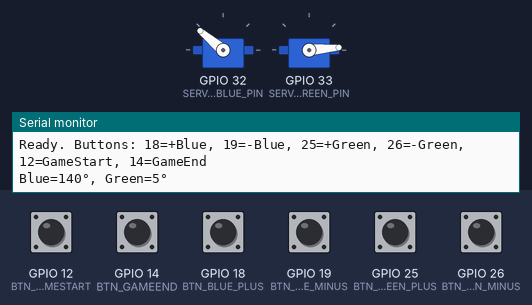
Bench run of a sketch on a simulated ESP32. On the bench: 2 × servo, the last lines printed to the serial monitor. The test bench sets the inputs (shaded band); at power-on: GPIO 12 (BTN_GAMESTART), GPIO 14 (BTN_GAMEEND), GPIO 18 (BTN_BLUE_PLUS), GPIO 19 (BTN_BLUE_MINUS), GPIO 25 (BTN_GREEN_PLUS), GPIO 26 (BTN_GREEN_MINUS) HIGH.

Above: at 1.4 s.
1.5 s: GPIO 12 (BTN_GAMESTART) pulled LOW for 0.15 s
At 1.96 s:
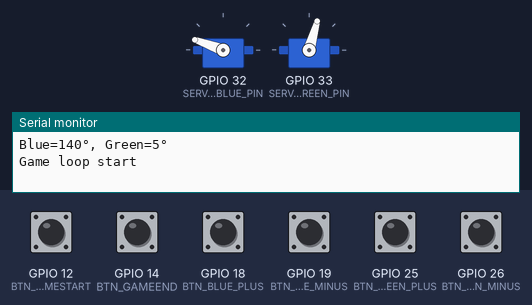
4.5 s: GPIO 14 (BTN_GAMEEND) pulled LOW for 0.15 s
At 4.5 s:
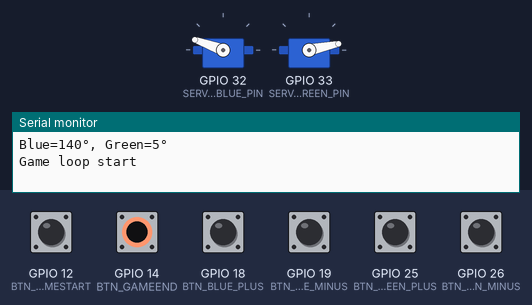
6.1 s: GPIO 12 (BTN_GAMESTART) pulled LOW for 1 s
At 7.04 s:
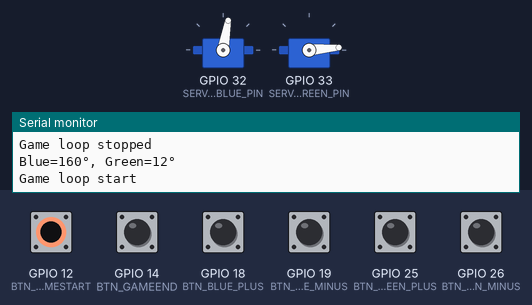
9.1 s: GPIO 14 (BTN_GAMEEND) pulled LOW for 1 s
11.6 s: GPIO 12 (BTN_GAMESTART) pulled LOW for 0.15 s
At 13.79 s:
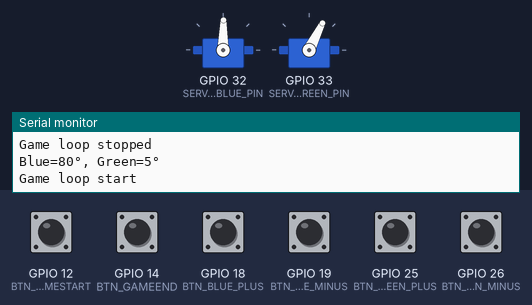
Timing chart, 0 to 15.7 s (numbered marks = the images above; inputs shaded):
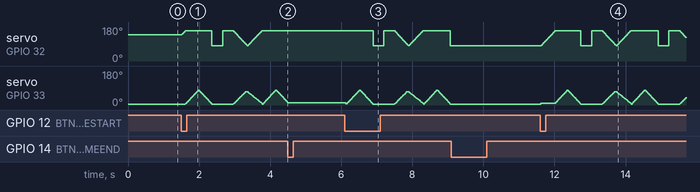

The sketch:

gimbal_buttons.ino
```cpp
// ESP32 Dual-Servo + 4 Buttons (MG90S)
// Blue axis:  GPIO 32
// Green axis: GPIO 33
// Buttons: G18 (+Blue), G19 (-Blue), G25 (+Green), G26 (-Green)

#include <ESP32Servo.h>
#include <math.h>

//////////////////// Pins ////////////////////
const int SERVO_BLUE_PIN  = 32;  // Blue axis servo
const int SERVO_GREEN_PIN = 33;  // Green axis servo

const int BTN_BLUE_PLUS   = 18;  // +1° Blue
const int BTN_BLUE_MINUS  = 19;  // -1° Blue
const int BTN_GREEN_PLUS  = 25;  // +1° Green
const int BTN_GREEN_MINUS = 26;  // -1° Green

const int BTN_GAMESTART   = 12;  // demonstration begin
const int BTN_GAMEEND     = 14;  // demonstration end

//////////////////// Servo setup ////////////////////
// MG90S works well at 50 Hz, ~500–2400 µs pulse range
const int SERVO_FREQ_HZ = 50;
const int SERVO_MIN_US  = 500;    // broaden if needed, e.g., 500–2400
const int SERVO_MAX_US  = 2400;

//////////////////// Angles ////////////////////
const int ANGLE_MIN = 0;
const int ANGLE_MAX = 180;

// Game script targets these:
const int GREEN_START = 5;    // green starts right end (game start pose)
const int GREEN_END   = 80;   // green "up" position  (constrained)
const int BLUE_START  = 160;  // blue "game" start
const int BLUE_END    = 80;   // blue "tilt" position

// Boot pose:
const int BLUE_BOOT  = 140;   // when system powers up
const int GREEN_BOOT = 5;     // when system powers up

// Current angles (boot pose on startup)
int angleBlue  = BLUE_BOOT;
int angleGreen = GREEN_BOOT;

//////////////////// Debounce ////////////////////
const unsigned long DEBOUNCE_MS   = 8;
const int           STEP_DELAY_MS = 5;  // smooth-move delay

struct Button {
  int pin;
  bool lastStable;            // last debounced state
  bool lastRaw;               // last raw read
  unsigned long lastChangeMs; // last time raw changed
};

Button btnBluePlus   { BTN_BLUE_PLUS,   HIGH, HIGH, 0 };
Button btnBlueMinus  { BTN_BLUE_MINUS,  HIGH, HIGH, 0 };
Button btnGreenPlus  { BTN_GREEN_PLUS,  HIGH, HIGH, 0 };
Button btnGreenMinus { BTN_GREEN_MINUS, HIGH, HIGH, 0 };
Button btnGameStart  { BTN_GAMESTART,   HIGH, HIGH, 0 };
Button btnGameEnd    { BTN_GAMEEND,     HIGH, HIGH, 0 };

Servo servoBlue;
Servo servoGreen;

bool abortGame = false;

bool debounce(Button &b) {
  bool raw = digitalRead(b.pin);
  unsigned long now = millis();
  if (raw != b.lastRaw) {
    b.lastRaw = raw;
    b.lastChangeMs = now;
  }
  if ((now - b.lastChangeMs) > DEBOUNCE_MS && raw != b.lastStable) {
    b.lastStable = raw;
    return true; // state changed (debounced)
  }
  return false;  // no debounced change
}

void attachServos() {
  // Allocate PWM channels automatically
  servoBlue.setPeriodHertz(SERVO_FREQ_HZ);
  servoGreen.setPeriodHertz(SERVO_FREQ_HZ);

  servoBlue.attach(SERVO_BLUE_PIN, SERVO_MIN_US, SERVO_MAX_US);
  servoGreen.attach(SERVO_GREEN_PIN, SERVO_MIN_US, SERVO_MAX_US);

  // On boot, go to boot pose
  servoBlue.write(angleBlue);
  servoGreen.write(angleGreen);
}

void printAngles() {
  Serial.print(F("Blue="));   Serial.print(angleBlue);
  Serial.print(F("°, Green=")); Serial.print(angleGreen);
  Serial.println(F("°"));
}

inline void checkAbortButton() {
  if (digitalRead(BTN_GAMEEND) == LOW) {
    if (!abortGame) {
      Serial.println(F("Game abort requested"));
    }
    abortGame = true;
  }
}

// Clamp GREEN angle based on current BLUE angle (for game)
int clampGreenForCurrentBlue(int desiredGreen) {
  // When blue at ~160 side: green allowed 5–80
  if (angleBlue >= 120) { // closer to 160
    if (desiredGreen < 5)  desiredGreen = 5;
    if (desiredGreen > 80) desiredGreen = 80;
  }
  // When blue at ~80 side: green allowed 10–70
  else { // closer to 80
    if (desiredGreen < 10) desiredGreen = 10;
    if (desiredGreen > 70) desiredGreen = 70;
  }
  return desiredGreen;
}

// Smoothly move ONE servo (generic) from its current angle to target
void moveServoSmooth(Servo &s, int &currentAngle, int targetAngle) {
  targetAngle = constrain(targetAngle, ANGLE_MIN, ANGLE_MAX);
  if (currentAngle == targetAngle) return;

  int step = (currentAngle < targetAngle) ? 1 : -1;
  while (currentAngle != targetAngle && !abortGame) {
    checkAbortButton();
    if (abortGame) break;

    currentAngle += step;
    s.write(currentAngle);
    delay(STEP_DELAY_MS);
  }
}

// Smoothly move GREEN with constraints based on BLUE position
void moveGreenSmoothGame(int targetAngle) {
  targetAngle = clampGreenForCurrentBlue(targetAngle);
  if (angleGreen == targetAngle) return;

  int step = (angleGreen < targetAngle) ? 1 : -1;
  while (angleGreen != targetAngle && !abortGame) {
    checkAbortButton();
    if (abortGame) break;

    angleGreen += step;
    angleGreen = clampGreenForCurrentBlue(angleGreen);
    servoGreen.write(angleGreen);
    delay(STEP_DELAY_MS);
  }
}

// Smoothly move BOTH servos so they start & end at the same time
// Green is constrained based on BLUE during motion
void syncMoveServos(int greenTarget, int blueTarget) {
  greenTarget = clampGreenForCurrentBlue(greenTarget);
  blueTarget  = constrain(blueTarget, ANGLE_MIN, ANGLE_MAX);

  int startGreen = angleGreen;
  int startBlue  = angleBlue;

  int deltaGreen = greenTarget - startGreen;
  int deltaBlue  = blueTarget  - startBlue;

  int steps = max(abs(deltaGreen), abs(deltaBlue));
  if (steps == 0) return;

  for (int i = 1; i <= steps && !abortGame; ++i) {
    checkAbortButton();
    if (abortGame) break;

    float frac = (float)i / (float)steps;

    int newBlue  = (int)lroundf(startBlue  + deltaBlue  * frac);
    int rawGreen = (int)lroundf(startGreen + deltaGreen * frac);
    angleBlue  = newBlue;
    angleGreen = clampGreenForCurrentBlue(rawGreen);

    servoBlue.write(angleBlue);
    servoGreen.write(angleGreen);

    delay(STEP_DELAY_MS);
  }
}

// One full game cycle with constraints
void runGameCycle() {
  // Move from wherever we are to game start pose (with constraints)
  moveGreenSmoothGame(GREEN_START);
  if (abortGame) return;
  moveServoSmooth(servoBlue, angleBlue, BLUE_START);  // green is 5 here
  if (abortGame) return;

  // 1. green alone (constrained)
  moveGreenSmoothGame(GREEN_END);
  if (abortGame) return;
  moveGreenSmoothGame(GREEN_START);
  if (abortGame) return;

  // 2. blue alone:
  // when green at 5 or 80, blue can only go 160 or 80 the other side
  // -> jump directly between 160 and 80 (no sweep at extremes)
  if (!abortGame) {
    checkAbortButton();
    if (abortGame) return;
    angleBlue = BLUE_END;
    servoBlue.write(angleBlue);
    delay(300);
  }
  if (!abortGame) {
    checkAbortButton();
    if (abortGame) return;
    angleBlue = BLUE_START;
    servoBlue.write(angleBlue);
    delay(300);
  }

  // 3. both together up (constrained ranges)
  syncMoveServos(GREEN_END, BLUE_END);
  if (abortGame) return;

  // 4. both together back
  syncMoveServos(GREEN_START, BLUE_START);
  if (abortGame) return;
}

// Runs indefinitely until STOP (BTN_GAMEEND) is pressed
void game() {
  Serial.println(F("Game loop start"));
  abortGame = false;

  while (!abortGame) {
    runGameCycle();
    checkAbortButton();  // quick check between cycles
  }

  Serial.println(F("Game loop stopped"));
  printAngles();
}

void setup() {
  Serial.begin(115200);
  delay(200);

  pinMode(BTN_BLUE_PLUS,   INPUT_PULLUP);
  pinMode(BTN_BLUE_MINUS,  INPUT_PULLUP);
  pinMode(BTN_GREEN_PLUS,  INPUT_PULLUP);
  pinMode(BTN_GREEN_MINUS, INPUT_PULLUP);
  pinMode(BTN_GAMESTART,   INPUT_PULLUP);
  pinMode(BTN_GAMEEND,     INPUT_PULLUP);

  attachServos();

  Serial.println(F("Ready. Buttons: 18=+Blue, 19=-Blue, 25=+Green, 26=-Green, 12=GameStart, 14=GameEnd"));
  printAngles();
}

void loop() {
  bool changed = false;
  const int increment = 10;   // manual adjustment step

  // START game (active LOW)
  if (debounce(btnGameStart) && btnGameStart.lastStable == LOW) {
    abortGame = false;
    game();  // blocks until GAMEEND pressed
  }

  // Manual control only when not in game
  if (!abortGame) {
    // Check debounced edges (active LOW => press is LOW)
    if (debounce(btnBluePlus) && btnBluePlus.lastStable == LOW) {
      angleBlue = constrain(angleBlue + increment, ANGLE_MIN, ANGLE_MAX);
      servoBlue.write(angleBlue);
      changed = true;
    }
    if (debounce(btnBlueMinus) && btnBlueMinus.lastStable == LOW) {
      angleBlue = constrain(angleBlue - increment, ANGLE_MIN, ANGLE_MAX);
      servoBlue.write(angleBlue);
      changed = true;
    }
    if (debounce(btnGreenPlus) && btnGreenPlus.lastStable == LOW) {
      angleGreen = constrain(angleGreen + increment, ANGLE_MIN, ANGLE_MAX);
      servoGreen.write(angleGreen);
      changed = true;
    }
    if (debounce(btnGreenMinus) && btnGreenMinus.lastStable == LOW) {
      angleGreen = constrain(angleGreen - increment, ANGLE_MIN, ANGLE_MAX);
      servoGreen.write(angleGreen);
      changed = true;
    }
  }

  if (changed) {
    printAngles();
  }
}
```

Measured:
- after the input at 4.5 s, servo on GPIO 32 (SERVO_BLUE_PIN): stops changing and stays 160°; servo on GPIO 33 (SERVO_GREEN_PIN): stops changing and stays 12°
- after the input at 9.1 s, servo on GPIO 32 (SERVO_BLUE_PIN): stops changing and stays 80°; servo on GPIO 33 (SERVO_GREEN_PIN): stops changing and stays 5°
